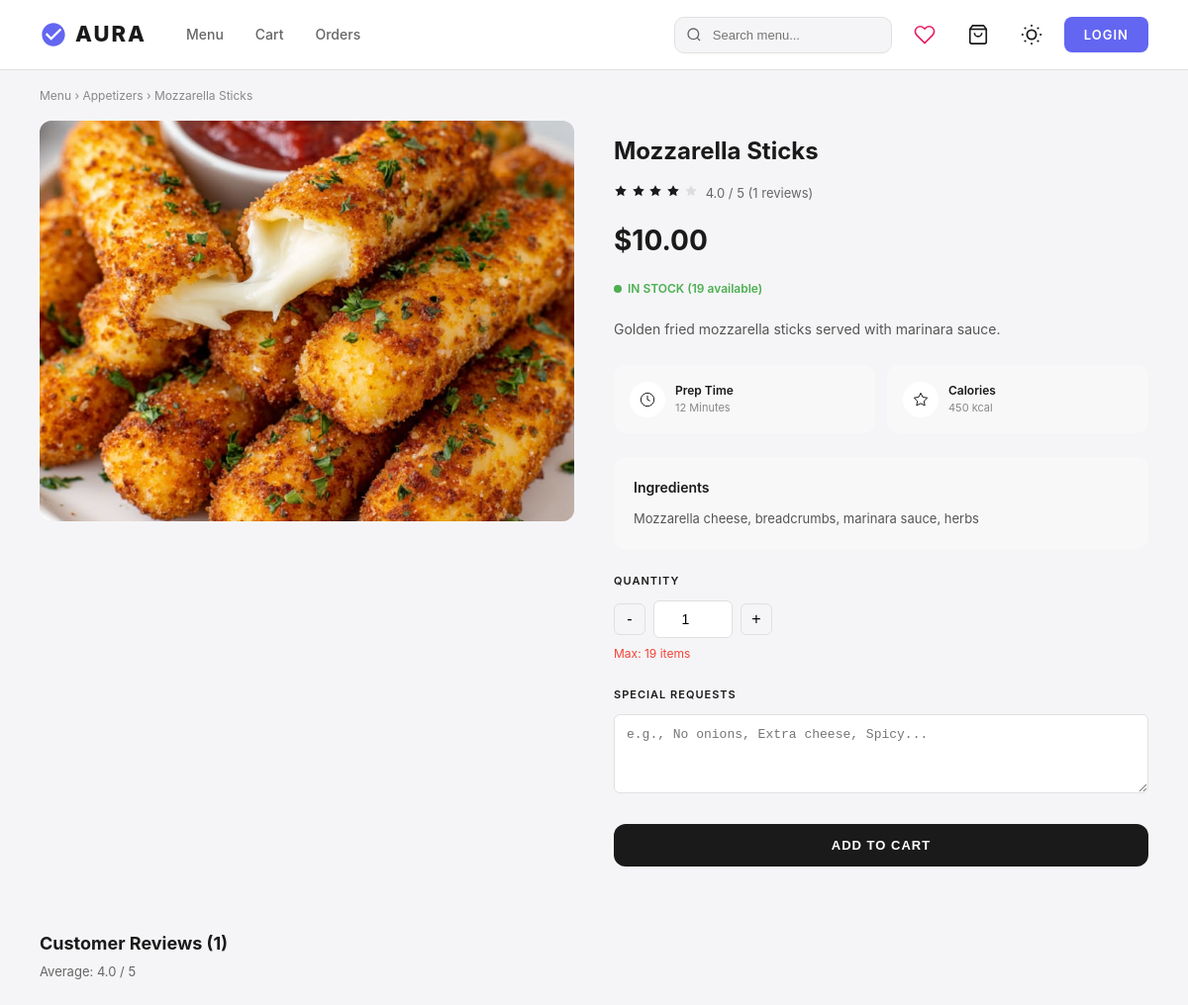
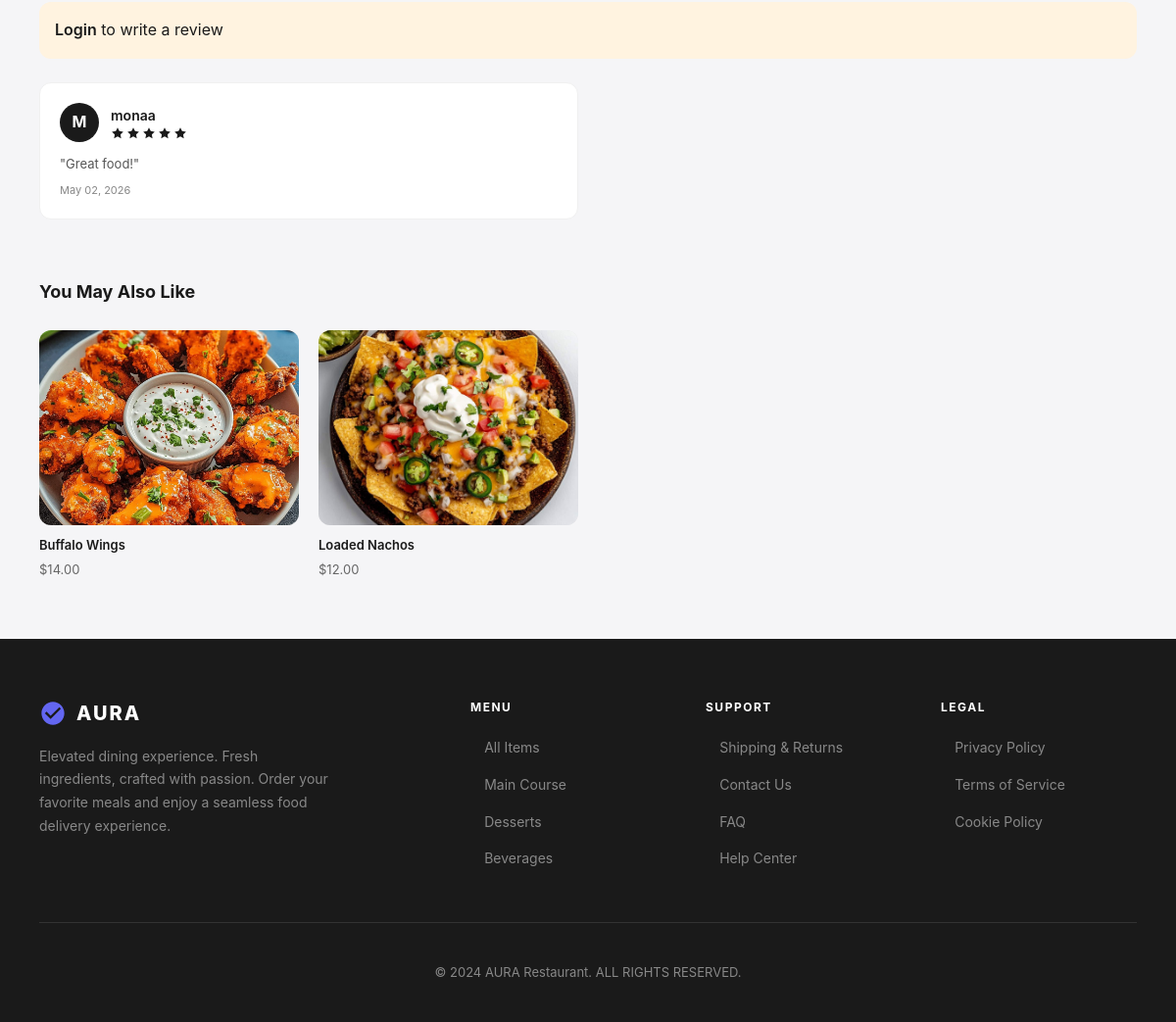
Screenshot of /customer/product/1 with the database file from the repository (2 pictures, top to bottom).
### app/models/menu_item.py (models this page shows, shortened)
class MenuItem(db.Model):
    __tablename__ = 'menu_items'
    id = db.Column(db.Integer, primary_key=True)
    name = db.Column(db.String(100), nullable=False)
    description = db.Column(db.Text)
    price = db.Column(db.Numeric(10, 2), nullable=False)
    category = db.Column(db.Enum(Category), nullable=False)
    image_url = db.Column(db.String(255))
    is_available = db.Column(db.Boolean, default=True)
    stock_quantity = db.Column(db.Integer, default=10)  # ← NEW: Available stock
    preparation_time = db.Column(db.Integer, default=15)
    calories = db.Column(db.Integer)
    ingredients = db.Column(db.Text)
    created_at = db.Column(db.DateTime, default=db.func.current_timestamp())
    order_items = db.relationship('OrderItem', backref='menu_item', lazy=True)
    reviews = db.relationship('Review', backref='menu_item', lazy=True, cascade='all, delete-orphan')
    @property
    def available_stock(self):
        from app.models.orders import Order, OrderStatus
        from app.models.order_item import OrderItem
        pending = db.session.query(db.func.sum(OrderItem.quantity)).join(
            Order, OrderItem.order_id == Order.id
        ).filter(
            OrderItem.menu_item_id == self.id,
            Order.status.in_([OrderStatus.PENDING, OrderStatus.CONFIRMED])
        ).scalar() or 0
        return max(0, self.stock_quantity - pending)
    @property
    def average_rating(self):
        if not self.reviews:
            return 0
        return round(sum(r.rating for r in self.reviews) / len(self.reviews), 1)

### app/models/review.py (models this page shows, shortened)
class Review(db.Model):
    __tablename__ = 'reviews'
    id = db.Column(db.Integer, primary_key=True)
    menu_item_id = db.Column(db.Integer, db.ForeignKey('menu_items.id'), nullable=False)
    customer_id = db.Column(db.Integer, db.ForeignKey('users.id'), nullable=False)
    rating = db.Column(db.Integer, nullable=False)  # 1-5
    comment = db.Column(db.Text)
    created_at = db.Column(db.DateTime, default=datetime.utcnow)
    customer = db.relationship('User', back_populates='reviews')

### app/models/user.py (models this page shows, shortened)
class User(db.Model):
    __tablename__ = 'users'
    id = db.Column(db.Integer, primary_key=True)
    username = db.Column(db.String(80), unique=True, nullable=False)
    email = db.Column(db.String(120), unique=True, nullable=False)
    password_hash = db.Column(db.String(256), nullable=False)
    phone = db.Column(db.String(20))
    address = db.Column(db.Text)
    created_at = db.Column(db.DateTime, default=datetime.utcnow)
    orders = db.relationship('Order', back_populates='customer', lazy=True, cascade='all, delete-orphan')
    reviews = db.relationship('Review', back_populates='customer', lazy=True, cascade='all, delete-orphan')

### app/routes/customer.py (the view)
@customer_bp.route('/product/<int:id>')
def product_details(id):
    from app.models.menu_item import MenuItem
    item = MenuItem.query.get_or_404(id)
    related = MenuItem.query.filter_by(
        category=item.category,
        is_available=True
    ).filter(MenuItem.id != id).limit(4).all()
    reviews = item.reviews.order_by(Review.created_at.desc()).all() if hasattr(item.reviews, 'order_by') else item.reviews
    return render_template('products/product_details.html',
                         item=item,
                         related=related,
                         reviews=reviews)

### app/templates/products/product_details.html (shortened to what this page needs)
{% extends "base.html" %}
{% block content %}
<div class="bread">
  <a href="{{ url_for('customer.menu') }}">Menu</a> &rsaquo;
  <a href="{{ url_for('customer.menu', category=item.category.value.lower().replace(' ', '_')) }}">{{ item.category.value }}</a> &rsaquo;
  {{ item.name }}
</div>
<main class="wrap">
  <div class="main">
    {% if item.image_url %}
      {% set img_path = item.image_url %}
      {% if img_path.startswith('static/') %}
        {% set img_path = img_path[7:] %}
      {% endif %}
      <img src="{{ url_for('static', filename=img_path) }}" alt="{{ item.name }}" onerror="this.src='https://via.placeholder.com/600x450?text={{ item.name | urlencode }}'">
    {% else %}
      <img src="https://via.placeholder.com/600x450?text={{ item.name | urlencode }}" alt="{{ item.name }}">
    {% endif %}
  </div>
  <div class="info">
    <h1>{{ item.name }}</h1>
    <div class="rating">
      <div class="stars">
        {% set avg_rating = item.average_rating %}
        {% for i in range(5) %}
          {% if i < avg_rating|int %}
            <svg width="14" height="14" viewBox="0 0 24 24" fill="var(--c1)"><path d="M12 2l3.09 6.26L22 9.27l-5 4.87 1.18 6.88L12 17.77l-6.18 3.25L7 14.14 2 9.27l6.91-1.01L12 2z"/></svg>
          {% else %}
            <svg width="14" height="14" viewBox="0 0 24 24" fill="#ddd"><path d="M12 2l3.09 6.26L22 9.27l-5 4.87 1.18 6.88L12 17.77l-6.18 3.25L7 14.14 2 9.27l6.91-1.01L12 2z"/></svg>
          {% endif %}
        {% endfor %}
      </div>
      <span>{{ avg_rating }} / 5 ({{ item.reviews|length }} reviews)</span>
    </div>
    <div class="price">
      <span class="now">${{ "%.2f"|format(item.price|float) }}</span>
    </div>
    {% set available = item.available_stock %}
    {% if available > 5 %}
      <div class="stock in-stock">
        <span class="dot in-stock"></span>
        IN STOCK ({{ available }} available)
      </div>
    {% elif available > 0 %}
      <div class="stock low-stock">
        <span class="dot low-stock"></span>
        LOW STOCK - Only {{ available }} left!
      </div>
    {% else %}
      <div class="stock out-of-stock">
        <span class="dot out-of-stock"></span>
        OUT OF STOCK
      </div>
    {% endif %}
    <p class="desc">{{ item.description or 'Delicious food crafted with passion and the finest ingredients.' }}</p>
    <div class="meta-info">
      <div class="meta-item">
        <div class="meta-icon">
          <svg viewBox="0 0 24 24"><circle cx="12" cy="12" r="10"/><polyline points="12 6 12 12 16 14"/></svg>
        </div>
        <div>
          <div class="meta-t">Prep Time</div>
          <div class="meta-s">{{ item.preparation_time }} Minutes</div>
        </div>
      </div>
      <div class="meta-item">
        <div class="meta-icon">
          <svg viewBox="0 0 24 24"><path d="M12 2l3.09 6.26L22 9.27l-5 4.87 1.18 6.88L12 17.77l-6.18 3.25L7 14.14 2 9.27l6.91-1.01L12 2z"/></svg>
        </div>
        <div>
          <div class="meta-t">Calories</div>
          <div class="meta-s">{{ item.calories or 'N/A' }} kcal</div>
        </div>
      </div>
    </div>
    {% if item.ingredients %}
    <div class="ingredients">
      <h3>Ingredients</h3>
      <p>{{ item.ingredients }}</p>
    </div>
    {% endif %}
    {% if available > 0 %}
    <form id="addToCartForm" onsubmit="return addToCartDetail(event)">
      <div class="quantity">
        <div class="label">Quantity</div>
        <div style="display:flex;align-items:center;gap:8px;">
            <button type="button" onclick="adjustDetailQty(-1)" style="width:32px;height:32px;border:1.5px solid var(--cb);background:none;border-radius:6px;cursor:pointer;font-size:16px;">-</button>
            <input type="number" name="quantity" id="detailQty" class="qty-input" value="1" min="1" max="{{ available }}" required>
            <button type="button" onclick="adjustDetailQty(1)" style="width:32px;height:32px;border:1.5px solid var(--cb);background:none;border-radius:6px;cursor:pointer;font-size:16px;">+</button>
        </div>
        <div class="stock-limit">Max: {{ available }} items</div>
      </div>
      <div class="special-requests">
        <div class="label">Special Requests</div>
        <textarea name="special_requests" placeholder="e.g., No onions, Extra cheese, Spicy..."></textarea>
      </div>
      <div class="btns">
        <button type="submit" class="btn btn-b" id="addToCartBtn">
            <span id="btnText">Add to Cart</span>
        </button>
      </div>
    </form>
    {% else %}
    <div class="btns">
      <button class="btn btn-b" disabled>Out of Stock</button>
    </div>
    {% endif %}
  </div>
</main>
<section class="reviews">
  <div class="head">
    <div>
      <h2>Customer Reviews ({{ item.reviews|length }})</h2>
      {% if item.reviews %}
        <span style="font-size:13px;color:var(--cg);">
          Average: {{ item.average_rating }} / 5
        </span>
      {% endif %}
    </div>
  </div>
  {% if current_user.is_authenticated %}
    {% set user_reviewed = item.reviews | selectattr('customer_id', 'equalto', current_user.id) | list | length > 0 %}
    {% if not user_reviewed %}
    <div class="add-review-form" style="background:#f8f8f8;padding:24px;border-radius:var(--r);margin-bottom:24px;">
      <h3 style="font-size:16px;margin-bottom:16px;">Write a Review</h3>
      <form action="{{ url_for('customer.add_review', item_id=item.id) }}" method="POST">
        <input type="hidden" name="csrf_token" value="{{ csrf_token() }}">
        <div class="rating-input" style="margin-bottom:16px;">
          <label style="display:block;font-size:12px;font-weight:600;margin-bottom:8px;">Your Rating</label>
          <div class="stars-select" style="display:flex;gap:8px;">
            {% for i in range(1, 6) %}
            <label style="cursor:pointer;font-size:24px;color:#ddd;transition:color 0.2s;"
                   onmouseover="highlightStars({{ i }})"
                   onmouseout="resetStars()"
                   onclick="setRating({{ i }})">
              <input type="radio" name="rating" value="{{ i }}" style="display:none;" required>
              &#9733;
            </label>
            {% endfor %}
          </div>
        </div>
        <div style="margin-bottom:16px;">
          <label style="display:block;font-size:12px;font-weight:600;margin-bottom:8px;">Your Review</label>
          <textarea name="comment" placeholder="Tell us what you think..."
                    style="width:100%;padding:12px;border:1.5px solid var(--cb);border-radius:6px;font-size:13px;resize:vertical;min-height:100px;"></textarea>
        </div>
        <button type="submit" class="btn btn-b" style="width:auto;padding:12px 24px;">Submit Review</button>
      </form>
    </div>
    <script>
      function highlightStars(n) {
        const stars = document.querySelectorAll('.stars-select label');
        stars.forEach((star, index) => {
          star.style.color = index < n ? 'var(--c1)' : '#ddd';
        });
      }
      function resetStars() {
        const selected = document.querySelector('input[name="rating"]:checked');
        const rating = selected ? selected.value : 0;
        highlightStars(rating);
      }
      function setRating(n) {
        const inputs = document.querySelectorAll('input[name="rating"]');
        inputs[n-1].checked = true;
        highlightStars(n);
      }
    </script>
    {% else %}
    <div style="background:#e8f5e9;padding:16px;border-radius:var(--r);margin-bottom:24px;color:#2e7d32;font-size:13px;">
      You already reviewed this item
    </div>
    {% endif %}
  {% else %}
    <div style="background:#fff3e0;padding:16px;border-radius:var(--r);margin-bottom:24px;">
      <a href="{{ url_for('auth.login') }}" style="color:var(--c1);font-weight:600;">Login</a> to write a review
    </div>
  {% endif %}
  {% if item.reviews %}
  <div class="r-grid">
    {% for review in item.reviews %}
    <div class="r-card">
      <div class="r-user">
        <div class="r-avatar">{{ review.customer.username[0]|upper }}</div>
        <div>
          <div class="r-name">{{ review.customer.username }}</div>
          <div class="r-stars">
            {% for i in range(5) %}
              {% if i < review.rating %}
                <svg viewBox="0 0 24 24"><path d="M12 2l3.09 6.26L22 9.27l-5 4.87 1.18 6.88L12 17.77l-6.18 3.25L7 14.14 2 9.27l6.91-1.01L12 2z"/></svg>
              {% else %}
                <svg viewBox="0 0 24 24" fill="#ddd"><path d="M12 2l3.09 6.26L22 9.27l-5 4.87 1.18 6.88L12 17.77l-6.18 3.25L7 14.14 2 9.27l6.91-1.01L12 2z"/></svg>
              {% endif %}
            {% endfor %}
          </div>
        </div>
      </div>
      <p class="r-text">"{{ review.comment or 'Great food!' }}"</p>
      <div style="font-size:11px;color:var(--cl);margin-top:8px;">
        {{ review.created_at.strftime('%B %d, %Y') }}
      </div>
    </div>
    {% endfor %}
  </div>
  {% else %}
  <div class="no-reviews">
    <p>No reviews yet. Be the first to review!</p>
  </div>
  {% endif %}
</section>
{% if related %}
<section class="rec">
  <h2>You May Also Like</h2>
  <div class="rec-g">
    {% for rel in related %}
    <a href="{{ url_for('customer.product_details', id=rel.id) }}" class="rec-c">
      <div class="rec-img">
        {% if rel.image_url %}
          {% set img_path = rel.image_url %}
          {% if img_path.startswith('static/') %}
            {% set img_path = img_path[7:] %}
          {% endif %}
          <img src="{{ url_for('static', filename=img_path) }}" alt="{{ rel.name }}" onerror="this.src='https://via.placeholder.com/300x225?text={{ rel.name | urlencode }}'">
        {% else %}
          <img src="https://via.placeholder.com/300x225?text={{ rel.name | urlencode }}" alt="{{ rel.name }}">
        {% endif %}
      </div>
      <div class="rec-n">{{ rel.name }}</div>
      <div class="rec-p">${{ "%.2f"|format(rel.price|float) }}</div>
    </a>
    {% endfor %}
  </div>
</section>
{% endif %}
{% endblock %}

### app/static/css/style.css (style rules this page uses)
:root { --c1:#1a1a1a; --c2:#6366f1; --cg:#666; --cl:#888; --cb:#e0e0e0; --cw:#fff; --bg:#f5f5f7; --r:8px; --tr:all .3s; }
* { margin:0;padding:0;box-sizing:border-box }
body { font-family:-apple-system,BlinkMacSystemFont,'Segoe UI',Roboto,sans-serif;background:var(--bg);color:var(--c1);line-height:1.6 }
a { text-decoration:none;color:inherit }
img { max-width:100%;display:block }

### app/templates/base.html (style rules this page uses)
:root { --c1:#1a1a1a; --c2:#6366f1; --cg:#666; --cl:#888; --cb:#e0e0e0; --cw:#fff; --bg:#f5f5f7; --r:12px; --tr:all .3s; --shadow-sm:0 2px 8px rgba(0,0,0,0.06); --shadow-md:0 4px 16px rgba(0,0,0,0.08); --shadow-lg:0 12px 40px rgba(0,0,0,0.12); --card-bg:#fff; --text-primary:#1a1a1a; --text-secondary:#666; --text-muted:#888; }
* { margin:0;padding:0;box-sizing:border-box }
body { font-family:-apple-system,BlinkMacSystemFont,'Segoe UI',Roboto,sans-serif;background:var(--bg);color:var(--text-primary);line-height:1.6 }
a { text-decoration:none;color:inherit }
img { max-width:100%;display:block }

### rows the page displays
MenuItem: category.value "Appetizers", name "Mozzarella Sticks", name (picture), price "10.00", description "Golden fried mozzarella sticks served with marinara sauce.", preparation_time "12", calories "450", ingredients "Mozzarella cheese, breadcrumbs, marinara sauce, herbs"
Review: average_rating "4.0", customer "M", customer.username "monaa", comment "Great food!", created_at "May 02, 2026"
MenuItem: name (picture), name "Buffalo Wings", price "14.00"
MenuItem: name (picture), name "Loaded Nachos", price "12.00"

### other values shown
{{ avg_rating }} "4.0"
{{ item.reviews|length }} "1"
{{ available }} "19"
